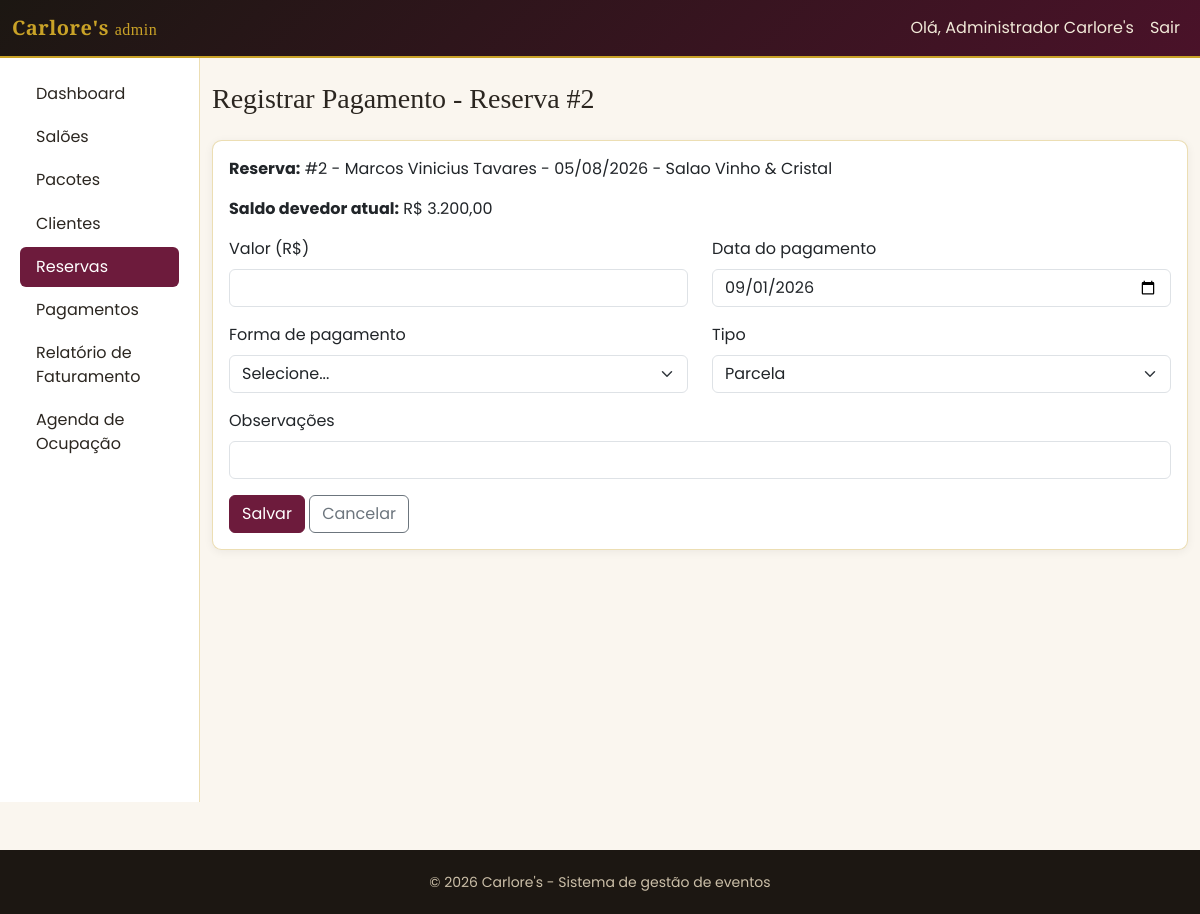
Page /admin/pagamentos/criar.php?reserva_id=2 (signed in) on the committed database.
### tables this page shows
CREATE TABLE reservas (
    id                  INT UNSIGNED AUTO_INCREMENT PRIMARY KEY,
    cliente_id          INT UNSIGNED NOT NULL,
    salao_id            INT UNSIGNED NOT NULL,
    pacote_id           INT UNSIGNED NOT NULL,
    data_evento         DATE NOT NULL,
    turno               ENUM('manha', 'tarde', 'noite') NOT NULL,
    tipo_evento         VARCHAR(80) NOT NULL,
    numero_convidados   SMALLINT UNSIGNED NOT NULL,
    status              ENUM('solicitada', 'confirmada', 'cancelada') NOT NULL DEFAULT 'solicitada',
    valor_salao         DECIMAL(10,2) NOT NULL,
    valor_pacote        DECIMAL(10,2) NOT NULL,
    desconto            DECIMAL(10,2) NOT NULL DEFAULT 0.00,
    valor_total         DECIMAL(10,2) GENERATED ALWAYS AS (valor_salao + valor_pacote - desconto) STORED,
    bloqueio_data       DATE GENERATED ALWAYS AS (CASE WHEN status = 'cancelada' THEN NULL ELSE data_evento END) STORED,
    observacoes         TEXT NULL,
    created_at          DATETIME NOT NULL DEFAULT CURRENT_TIMESTAMP,
    updated_at          DATETIME NOT NULL DEFAULT CURRENT_TIMESTAMP ON UPDATE CURRENT_TIMESTAMP,
    CONSTRAINT fk_reservas_cliente FOREIGN KEY (cliente_id) REFERENCES clientes(id)
        ON DELETE RESTRICT ON UPDATE CASCADE,
    CONSTRAINT fk_reservas_salao FOREIGN KEY (salao_id) REFERENCES saloes(id)
        ON DELETE RESTRICT ON UPDATE CASCADE,
    CONSTRAINT fk_reservas_pacote FOREIGN KEY (pacote_id) REFERENCES pacotes(id)
        ON DELETE RESTRICT ON UPDATE CASCADE,
    UNIQUE KEY uq_disponibilidade (salao_id, bloqueio_data),
    INDEX idx_reservas_data (data_evento),
    INDEX idx_reservas_status (status)
);

CREATE TABLE usuarios (
    id          INT UNSIGNED AUTO_INCREMENT PRIMARY KEY,
    nome        VARCHAR(120) NOT NULL,
    email       VARCHAR(150) NOT NULL,
    senha_hash  VARCHAR(255) NOT NULL,
    tipo        ENUM('admin', 'cliente') NOT NULL DEFAULT 'cliente',
    ativo       TINYINT(1) NOT NULL DEFAULT 1,
    created_at  DATETIME NOT NULL DEFAULT CURRENT_TIMESTAMP,
    updated_at  DATETIME NOT NULL DEFAULT CURRENT_TIMESTAMP ON UPDATE CURRENT_TIMESTAMP,
    UNIQUE KEY uq_usuarios_email (email),
    INDEX idx_usuarios_tipo (tipo)
);

CREATE TABLE saloes (
    id          INT UNSIGNED AUTO_INCREMENT PRIMARY KEY,
    nome        VARCHAR(100) NOT NULL,
    capacidade  SMALLINT UNSIGNED NOT NULL,
    descricao   TEXT NULL,
    valor_base  DECIMAL(10,2) NOT NULL DEFAULT 0.00,
    foto        VARCHAR(255) NULL,
    ativo       TINYINT(1) NOT NULL DEFAULT 1,
    created_at  DATETIME NOT NULL DEFAULT CURRENT_TIMESTAMP,
    updated_at  DATETIME NOT NULL DEFAULT CURRENT_TIMESTAMP ON UPDATE CURRENT_TIMESTAMP,
    UNIQUE KEY uq_saloes_nome (nome),
    INDEX idx_saloes_ativo (ativo)
);

### public/admin/pagamentos/criar.php (called while the page is built, shortened)
<?php
require_once __DIR__ . '/../../../config/bootstrap.php';
$reservaId = (int)($_GET['reserva_id'] ?? $_POST['reserva_id'] ?? 0);
$reserva = $reservaId ? Reserva::buscarPorId($reservaId) : null;
$dados = ['valor' => '', 'data_pagamento' => date('Y-m-d'), 'forma_pagamento' => '', 'tipo' => 'parcela', 'observacoes' => ''];
$erros = [];
$saldoDevedor = PagamentoService::saldoDevedor($reserva);
$paginaAtual = 'reservas';
$tituloPagina = 'Registrar Pagamento - Reserva #' . $reservaId;
require ROOT_PATH . '/views/admin/pagamentos/form.php';

### helpers/format_helper.php (called while the page is built, shortened)
<?php
function e(mixed $valor): string
{
    return htmlspecialchars((string)($valor ?? ''), ENT_QUOTES, 'UTF-8');
}
function moneyBr(float|string|null $valor): string
{
    return 'R$ ' . number_format((float)$valor, 2, ',', '.');
}
function dateBr(?string $dataIso): string
{
    $timestamp = strtotime($dataIso);
    return $timestamp ? date('d/m/Y', $timestamp) : '';
}

### helpers/auth_helper.php (called while the page is built, shortened)
<?php
function usuarioLogado(): ?array
{
    return [
        'id'         => (int)$_SESSION['usuario_id'],
        'nome'       => $_SESSION['usuario_nome'],
        'tipo'       => $_SESSION['usuario_tipo'],
        'cliente_id' => isset($_SESSION['cliente_id']) ? (int)$_SESSION['cliente_id'] : null,
    ];
}

### config/database.php (called while the page is built, shortened)
<?php
class Database
{
    private static ?PDO $conexao = null;
    public static function conectar(): PDO
    {
        if (self::$conexao === null) {
            $dsn = 'mysql:host=' . self::HOST . ';dbname=' . self::DBNAME . ';charset=' . self::CHARSET;
            try {
                self::$conexao = new PDO($dsn, self::USUARIO, self::SENHA, [
                    PDO::ATTR_ERRMODE            => PDO::ERRMODE_EXCEPTION,
                    PDO::ATTR_EMULATE_PREPARES   => false,
                    PDO::ATTR_DEFAULT_FETCH_MODE => PDO::FETCH_ASSOC,
                ]);
            } catch (PDOException $e) {
                error_log('[Database] Falha na conexao: ' . $e->getMessage());
                http_response_code(500);
                die('Nao foi possivel conectar ao banco de dados. Verifique se o MySQL do XAMPP esta em execucao e se o banco "carlores" foi importado (veja o README.md).');
            }
        }
        return self::$conexao;
    }
}

### models/Reserva.php (called while the page is built, shortened)
<?php
class Reserva
{
    public static function buscarPorId(int $id): ?array
    {
        $stmt = Database::conectar()->prepare(self::SELECT_BASE . ' WHERE r.id = :id');
        $stmt->execute([':id' => $id]);
        $reserva = $stmt->fetch();
        return $reserva ?: null;
    }
}

### config/bootstrap.php (called while the page is built, shortened)
<?php
require_once ROOT_PATH . '/config/database.php';
require_once ROOT_PATH . '/helpers/format_helper.php';
require_once ROOT_PATH . '/helpers/auth_helper.php';
spl_autoload_register(function (string $classe): void {
    foreach (['models', 'services'] as $pasta) {
        $caminho = ROOT_PATH . "/{$pasta}/{$classe}.php";
        if (is_file($caminho)) {
            return;
        }
    }
});

### models/Pagamento.php (called while the page is built, shortened)
<?php
class Pagamento
{
    public static function totalPagoPorReserva(int $reservaId): float
    {
        $stmt = Database::conectar()->prepare(
            'SELECT COALESCE(SUM(valor), 0) AS total FROM pagamentos WHERE reserva_id = :reserva_id'
        );
        $stmt->execute([':reserva_id' => $reservaId]);
        return (float)$stmt->fetch()['total'];
    }
}

### services/PagamentoService.php (called while the page is built, shortened)
<?php
class PagamentoService
{
    public static function saldoDevedor(array $reserva): float
    {
        $totalPago = Pagamento::totalPagoPorReserva((int)$reserva['id']);
        return round((float)$reserva['valor_total'] - $totalPago, 2);
    }
}

### views/admin/pagamentos/form.php (the view, shortened to what this page needs)
<?php require ROOT_PATH . '/views/partials/header_admin.php'; ?>
<div class="card card-carlores">
    <div class="card-body">
        <p><strong>Reserva:</strong> #<?= (int)$reserva['id'] ?> - <?= e($reserva['cliente_nome']) ?> -
            <?= dateBr($reserva['data_evento']) ?> - <?= e($reserva['salao_nome']) ?></p>
        <p><strong>Saldo devedor atual:</strong> <?= moneyBr($saldoDevedor) ?></p>
        <form method="post" class="needs-validation" novalidate>
            <div class="row">
                <div class="col-md-6 mb-3">
                    <label for="valor" class="form-label">Valor (R$)</label>
                    <input type="number" min="0.01" step="0.01" class="form-control <?= isset($erros['valor']) ? 'is-invalid' : '' ?>"
                           id="valor" name="valor" value="<?= e((string)$dados['valor']) ?>" required>
                </div>
                <div class="col-md-6 mb-3">
                    <label for="data_pagamento" class="form-label">Data do pagamento</label>
                    <input type="date" max="<?= date('Y-m-d') ?>" class="form-control <?= isset($erros['data_pagamento']) ? 'is-invalid' : '' ?>"
                           id="data_pagamento" name="data_pagamento" value="<?= e($dados['data_pagamento']) ?>" required>
                </div>
            </div>
            <div class="row">
                <div class="col-md-6 mb-3">
                    <label for="forma_pagamento" class="form-label">Forma de pagamento</label>
                    <select class="form-select <?= isset($erros['forma_pagamento']) ? 'is-invalid' : '' ?>" id="forma_pagamento" name="forma_pagamento" required>
                        <option value="">Selecione...</option>
                    </select>
                </div>
                <div class="col-md-6 mb-3">
                    <label for="tipo" class="form-label">Tipo</label>
                    <select class="form-select <?= isset($erros['tipo']) ? 'is-invalid' : '' ?>" id="tipo" name="tipo" required>
                        <?php foreach (TIPOS_PAGAMENTO as $valor => $rotulo): ?>
                            <option value="<?= e($valor) ?>" <?= ($dados['tipo'] ?? '') === $valor ? 'selected' : '' ?>><?= e($rotulo) ?></option>
                        <?php endforeach; ?>
                    </select>
                </div>
            </div>
            <div class="mb-3">
                <label for="observacoes" class="form-label">Observações</label>
                <input type="text" class="form-control" id="observacoes" name="observacoes" maxlength="255" value="<?= e($dados['observacoes'] ?? '') ?>">
            </div>
            <button type="submit" class="btn btn-carlores">Salvar</button>
            <a href="/admin/reservas/visualizar.php?id=<?= (int)$reserva['id'] ?>" class="btn btn-outline-secondary">Cancelar</a>
        </form>
    </div>
</div>
<?php require ROOT_PATH . '/views/partials/footer_admin.php'; ?>

### views/partials/header_admin.php (shortened to what this page needs)
<?php $usuario = usuarioLogado(); ?>
<!DOCTYPE html>
<html lang="pt-BR">
<head>
    <link href="https://cdn.jsdelivr.net/npm/bootstrap@5.3.3/dist/css/bootstrap.min.css" rel="stylesheet">
    <link href="/assets/css/theme.css" rel="stylesheet">
    <link href="/assets/css/print.css" rel="stylesheet">
</head>
<body>
<nav class="navbar navbar-expand-lg navbar-carlores navbar-dark no-print">
    <div class="container-fluid">
        <a class="navbar-brand" href="/admin/index.php"><?= e(APP_NOME) ?> <small class="fs-6 fw-normal">admin</small></a>
        <div class="collapse navbar-collapse" id="navAdmin">
            <ul class="navbar-nav ms-auto">
                <li class="nav-item"><span class="nav-link">Olá, <?= e($usuario['nome']) ?></span></li>
                <li class="nav-item"><a class="nav-link" href="/logout.php">Sair</a></li>
            </ul>
        </div>
    </div>
</nav>
<div class="container-fluid">
    <div class="row">
        <aside class="col-lg-2 sidebar-carlores no-print">
            <ul class="nav flex-column px-2">
                <?php
                $paginaAtual = $paginaAtual ?? '';
                $itensMenu = [
                    'dashboard'   => ['/admin/index.php', 'Dashboard'],
                    'saloes'      => ['/admin/saloes/index.php', 'Salões'],
                    'pacotes'     => ['/admin/pacotes/index.php', 'Pacotes'],
                    'clientes'    => ['/admin/clientes/index.php', 'Clientes'],
                    'reservas'    => ['/admin/reservas/index.php', 'Reservas'],
                    'pagamentos'  => ['/admin/pagamentos/index.php', 'Pagamentos'],
                    'faturamento' => ['/admin/relatorios/faturamento.php', 'Relatório de Faturamento'],
                    'ocupacao'    => ['/admin/relatorios/ocupacao.php', 'Agenda de Ocupação'],
                ];
                foreach ($itensMenu as $chave => $item):
                    [$url, $rotulo] = $item;
                ?>
                <li class="nav-item">
                    <a class="nav-link <?= $paginaAtual === $chave ? 'active' : '' ?>" href="<?= e($url) ?>"><?= e($rotulo) ?></a>
                </li>
                <?php endforeach; ?>
            </ul>
        </aside>
        <main class="col-lg-10 py-4">
            <h1 class="h3 mb-4"><?= e($tituloPagina ?? '') ?></h1>

### public/assets/css/theme.css (style rules this page uses)
:root { --carlores-preto: #1c1712; --carlores-vinho: #6d1b3c; --carlores-vinho-escuro: #4a1229; --carlores-dourado: #c9a227; --carlores-dourado-claro: #e8d38a; --carlores-creme: #faf6ef; --carlores-texto: #2b2620; }
body { background-color: var(--carlores-creme); color: var(--carlores-texto); font-family: 'Poppins', 'Segoe UI', sans-serif; }
h1, h2, h3, h4, h5, .brand-font { font-family: 'Playfair Display', 'Georgia', serif; }
a { color: var(--carlores-vinho); }
.navbar-carlores { background: linear-gradient(135deg, var(--carlores-preto) 0%, var(--carlores-vinho-escuro) 100%); border-bottom: 2px solid var(--carlores-dourado); }
.navbar-carlores .navbar-brand { font-family: 'Playfair Display', serif; color: var(--carlores-dourado) !important; font-weight: 700; letter-spacing: 0.5px; }
.navbar-carlores .nav-link { color: #f1e9d8 !important; }
.btn-carlores { background-color: var(--carlores-vinho); border-color: var(--carlores-vinho); color: #fff; }
.card-carlores { border: 1px solid rgba(201, 162, 39, 0.35); border-radius: 0.6rem; box-shadow: 0 2px 10px rgba(0,0,0,0.06); }
.sidebar-carlores { background-color: #fff; border-right: 1px solid rgba(201, 162, 39, 0.35); min-height: calc(100vh - 56px); padding-top: 1rem; }
.sidebar-carlores .nav-link { color: var(--carlores-texto); border-radius: 0.375rem; margin-bottom: 0.2rem; }
.sidebar-carlores .nav-link.active { background-color: var(--carlores-vinho); color: #fff; }

### rows in the picture
reservas: id "Registrar Pagamento - Reserva #2", id "2", usuarios.nome "Marcos Vinicius Tavares", data_evento "05/08/2026", salao.nome "Salao Vinho & Cristal"

### other values in the picture
APP_NOME "Carlore's"
$usuario['nome'] "Administrador Carlore's"
$rotulo "Dashboard"
$rotulo "Salões"
$rotulo "Pacotes"
$rotulo "Clientes"
$rotulo "Reservas"
$rotulo "Pagamentos"
$rotulo "Relatório de Faturamento"
$rotulo "Agenda de Ocupação"
moneyBr($saldoDevedor) "R$ 3.200,00"
form field tipo "Parcela"
